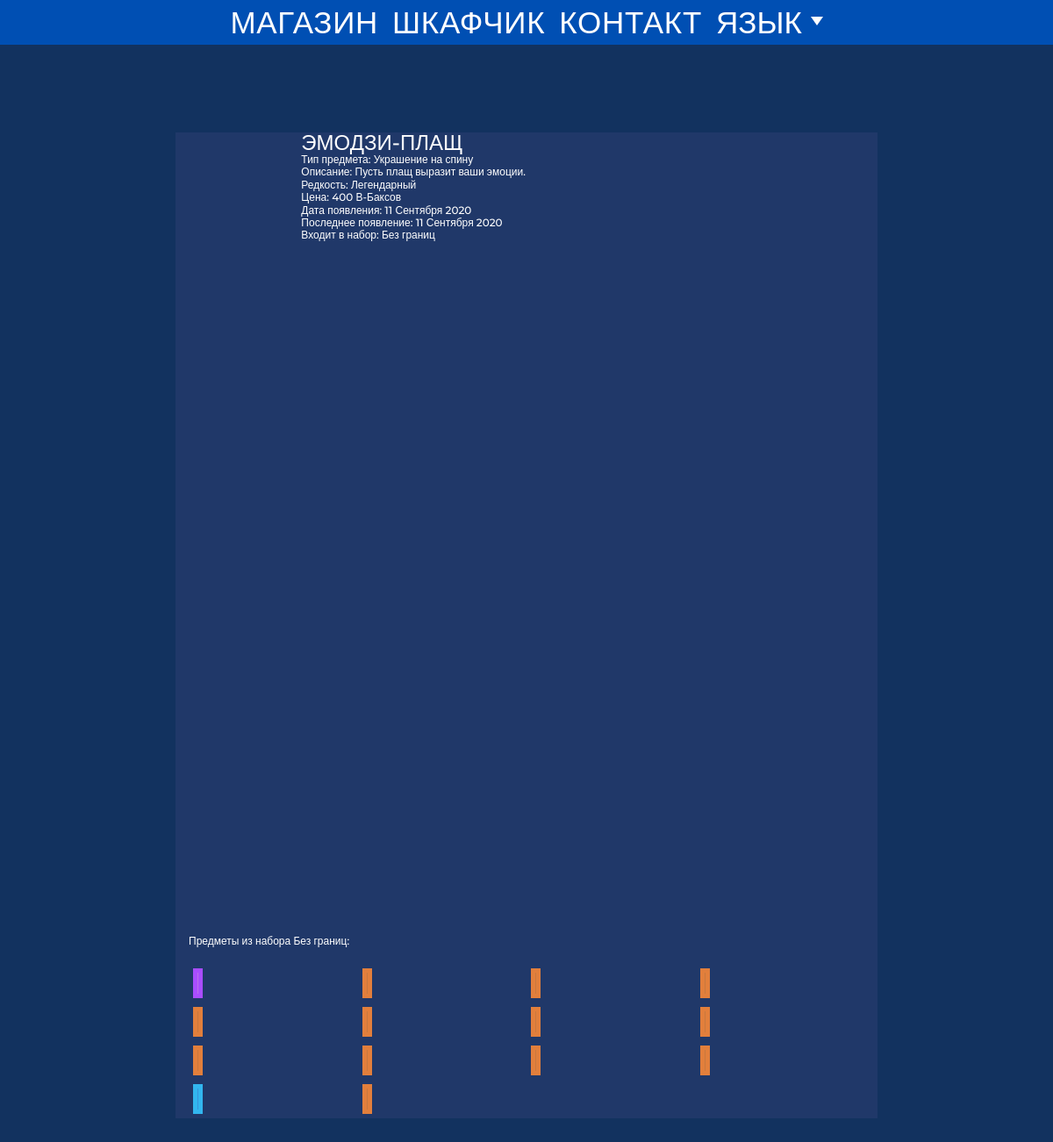
The app's page /Эмодзи-плащ-3665 with its own data.
### main/models.py (models this page shows, shortened)
class Cosmetic(models.Model):
    name = models.CharField(max_length=50)
    display_rarity = models.CharField(max_length=20)
    short_description = models.CharField(max_length=20)
    description = models.CharField(max_length=150)
    setname = models.CharField(max_length=30, blank=True)
    smallIcon = models.CharField(max_length=100)
    icon = models.CharField(max_length=100)
    featured = models.CharField(max_length=100)
    source = models.CharField(max_length=50)
    price = models.CharField(max_length=20, blank=True)
    color1 = models.CharField(max_length=10)
    color2 = models.CharField(max_length=10)
    color3 = models.CharField(max_length=10)
    rarity_sort = models.IntegerField(default=14)
    hidden = models.BooleanField(default=False)
    free_pass = models.BooleanField(default=False)
    href = models.CharField(max_length=50, default=name)
    search_name = models.CharField(max_length=50, default="")
    eng_redir = models.CharField(max_length=50, default="/en/")
    release_date = models.CharField(max_length=50, default="None")
    last_appearance = models.CharField(max_length=50, default="None")
    upcoming = models.BooleanField(default=False)

### main/views.py (the view)
# urls.py: path('<str:href>', views.oneskin, name="oneskin"),
def oneskin(request, href):
    try:
        object = Cosmetic.objects.get(href=href)
        set_items = Cosmetic.objects.filter(setname=object.setname).order_by("-pk")
        return render(request, 'skin.html', {'cosmetic': object, 'set_items': set_items, 'eng_redir': object.eng_redir})
    except Exception as e:
        print(e)
        return HttpResponseNotFound('<h1>Page not found</h1>')

### main/templates/skin.html (shortened to what this page needs)
{% extends 'base.html' %}
{% load staticfiles %}
{% load static %}
{% block content %}
    <div class="container-lg justify-content-center adslot_1" style="padding:0px;padding-top:5px;">
        <ins class="adsbygoogle adslot_1"
             style="display:block;"
             data-ad-client="ca-pub-8266466406989751"
             data-ad-slot="7555271179"
             data-full-width-responsive="true"></ins>
    </div>
    <div class="row">
        <div class="col-2 d-none d-lg-flex justify-content-center" style="padding-top:5px;">
            <ins class="adsbygoogle sticky adslot_2"
                 style="display:block"
                 data-ad-client="ca-pub-8266466406989751"
                 data-ad-slot="1760853168"
                 data-ad-format="auto"
                 data-full-width-responsive="true"></ins>
        </div>
        <div class="col-12 col-lg-8" style="padding:0px;">
            <div class="container" style="margin-top: 10px; margin-bottom: 5px; background-color:#203869;color:white;max-width:100%;width:100%;font-family:'Montserrat',sans-serif;">
                <div class="row justify-content-start d-none d-md-flex">
                  <div class="col-3 col-xl-2" style="padding:0px; padding-right:3px;">
                  </div>
                  <div class="col-5 col-xl-6" style="padding:0px">
                    <div class="row align-items-start">
                      <div class="col-12 text-left" style="padding:0px;">
                        <h2 style="margin-bottom: 0rem;text-transform: uppercase;line-height: 1;">{{ cosmetic.name }}</h2>
                      </div>
                      {% if cosmetic.short_description != "" %}
                        <div class="col-12 text-left" style="padding:0px;">
                          <h5 style="margin-bottom: 0rem;">Тип предмета: {{ cosmetic.short_description }}</h5>
                        </div>
                      {% endif %}
                      {% if cosmetic.description != "" %}
                        <div class="col-12 text-left" style="padding:0px">
                          <h5 style="margin-bottom: 0rem;">Описание: {{ cosmetic.description }}</h5>
                        </div>
                      {% endif %}
                      {% if cosmetic.display_rarity != "" %}
                        <div class="col-12 text-left" style="padding:0px">
                          <h5 style="margin-bottom: 0rem;">Редкость: {{ cosmetic.display_rarity }}</h5>
                        </div>
                      {% endif %}
                      {% if cosmetic.source == "Магазин предметов" and cosmetic.price != "" %}
                        {% if cosmetic.source == "Магазин предметов" and cosmetic.price != "" %}
                          <div class="col-12 text-left" style="padding:0px">
                            <h5 style="margin-bottom: 0rem;">Цена: {{ cosmetic.price }}</h5>
                          </div>
                        {% else %}
                          <div class="col-12 text-left" style="padding:0px">
                            <h5 style="margin-bottom: 0rem;">{{ cosmetic.price }}</h5>
                          </div>
                        {% endif %}
                      {% endif %}
                      {% if cosmetic.release_date != "None" %}
                        <div class="col-12 text-left" style="padding:0px">
                          <h5 style="margin-bottom: 0rem;">Дата появления: {{ cosmetic.release_date }}</h5>
                        </div>
                      {% endif %}
                      {% if cosmetic.last_appearance != "None" %}
                        <div class="col-12 text-left" style="padding:0px">
                          <h5 style="margin-bottom: 0rem;">Последнее появление: {{ cosmetic.last_appearance }}</h5>
                        </div>
                      {% endif %}
                      {% if cosmetic.setname != "" %}
                        <div class="col-12 text-left" style="padding:0px">
                          <h5 style="margin-bottom: 0rem;">Входит в набор: {{ cosmetic.setname }}</h5>
                        </div>
                      {% endif %}
                    </div>
                  </div>
                  <div class="col-4" style="padding:0px;padding-top:10px">
                  </div>
                </div>
                <div class="row justify-content-center d-none d-md-flex">
                </div>
                <div class="row justify-content-start d-none d-md-flex">
                  {% if cosmetic.setname != "" %}
                    <div class="col-12 text-left" style="padding:0px; margin: 10px 0px;">
                      <h5>Предметы из набора {{ cosmetic.setname }}:</h5>
                    </div>
                    {% for i in set_items %}
                        {% if i.hidden == False %}
                          <div class="col-3" style="padding:5px;">
                            {% if i.icon != "" and i.icon != "image/" %}
                              <a class="image" style="display:inline-block;height:100%;background:{{ i.color1 }};border: 5px solid {{ i.color3 }}" href="{{ i.href }}"></a>
                            {% elif i.featured != "" and i.featured != "image/" %}
                              <a class="image" style="display:inline-block;height:100%;background:{{ i.color1 }};border: 5px solid {{ i.color3 }}" href="{{ i.href }}"><img style="width:100%" data-src="{% static '' %}{{ i.featured }}"></a>
                            {% elif i.smallIcon != "" and i.smallIcon != "image/" %}
                              <a class="image" style="display:inline-block;height:100%;background:{{ i.color1 }};border: 5px solid {{ i.color3 }}" href="{{ i.href }}"><img style="width:100%" data-src="{% static '' %}{{ i.smallIcon }}"></a>
                            {% endif %}
                          </div>
                        {% endif %}
                    {% endfor %}
                  {% endif %}
                </div>
            </div>
        </div>
        <div class="col-2 d-none d-lg-flex justify-content-center" style="padding-top:5px;">
            <ins class="adsbygoogle sticky adslot_2"
                 style="display:block"
                 data-ad-client="ca-pub-8266466406989751"
                 data-ad-slot="1760853168"
                 data-ad-format="auto"
                 data-full-width-responsive="true"></ins>
        </div>
    </div>
    <div class="container-lg justify-content-center adslot_1" style="padding:0px;">
        <ins class="adsbygoogle adslot_1"
             style="display:block;"
             data-ad-client="ca-pub-8266466406989751"
             data-ad-slot="7555271179"
             data-full-width-responsive="true"></ins>
    </div>
{% endblock %}

### static/css/styles.css (style rules this page uses)
@media screen and (min-width:1200px) { p,.btn,input,div,span,h4 { font-size: 100%; } }
@media screen and (min-width:1200px) { h2 { font-size: 1.5vw; } }
@media screen and (min-width:1200px) { h5 { font-size: 1vw; } }
.row { margin-right: 0px; margin-left: 0px; }

### main/templates/skin.html (style rules this page uses)
a.image { transition: opacity 1s, all 300ms ease; transform-origin: center; }
@media screen and (min-width:1200px) { h2 { font-size: 2vw; } }
@media screen and (min-width:1200px) { h5 { font-size: 1vw; } }
.adslot_1 { width: 320px !important; height: 100px !important; }
@media (min-width:575px) { .adslot_1 { width: 468px !important; height: 60px !important; } }
@media (min-width:767px) { .adslot_1 { width: 728px !important; height: 90px !important; } }
.adslot_2 { width: 160px !important; }
.sticky { position: -webkit-sticky; position: sticky; top: 20px; }

### records on screen
Cosmetic: name "ЭМОДЗИ-ПЛАЩ", short_description "Украшение на спину", description "Пусть плащ выразит ваши эмоции.", display_rarity "Легендарный", price "400 В-Баксов", release_date "11 Сентября 2020", last_appearance "11 Сентября 2020", setname "Без границ"
